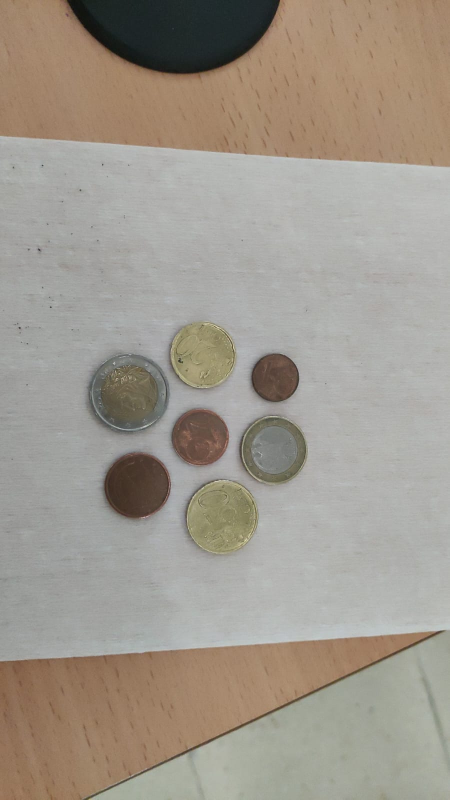
#> input picture monedas.jpg, 899 x 1599 px (shown at 1/2 size)
$ jupyter execute mascara_monedas.ipynb
#> lines starting #> are read from the running program, lines starting #| are printed output that depends on the picture; after the words box and inside, x2 and y2 are one past the last pixel; in counts of white or black regions, pixels touching at a corner belong together; long printed decimals are rounded
[cell 1]
import cv2 as cv
import numpy as np
from matplotlib import pyplot as plt

[cell 2]
src_monedas_orig = cv.imread("monedas.jpg")
#> src_monedas_orig is the input picture: shape (1599, 899, 3); mean B, G, R 141.1, 151.8, 159.2
src_monedas_orig = src_monedas_orig[500:1200]
#> src_monedas_orig: shape (700, 899, 3)
src_monedas = src_monedas_orig[:, :, 0]
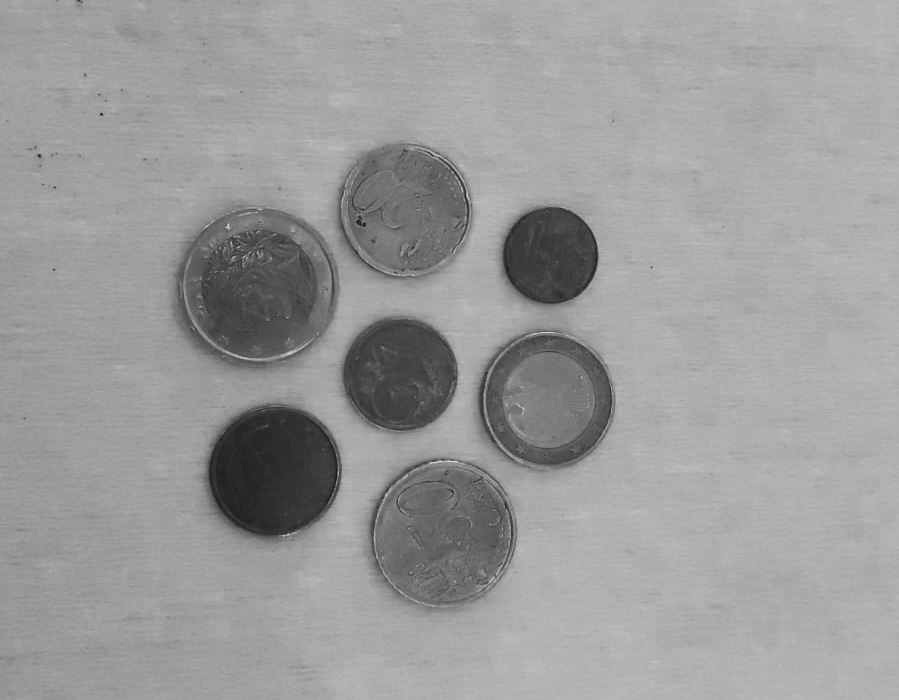
#> src_monedas: shape (700, 899); min 9, max 224, mean 154.7

plt.imshow(src_monedas,cmap="gray")

[cell 3]
kernel = np.ones((5,5),np.uint8)
src_monedas_dif = cv.GaussianBlur(src=src_monedas, ksize=(5,5), sigmaX=0, sigmaY=0)

ret1,src_monedas_binary = cv.threshold(src_monedas_dif,127,255,cv.THRESH_BINARY_INV)
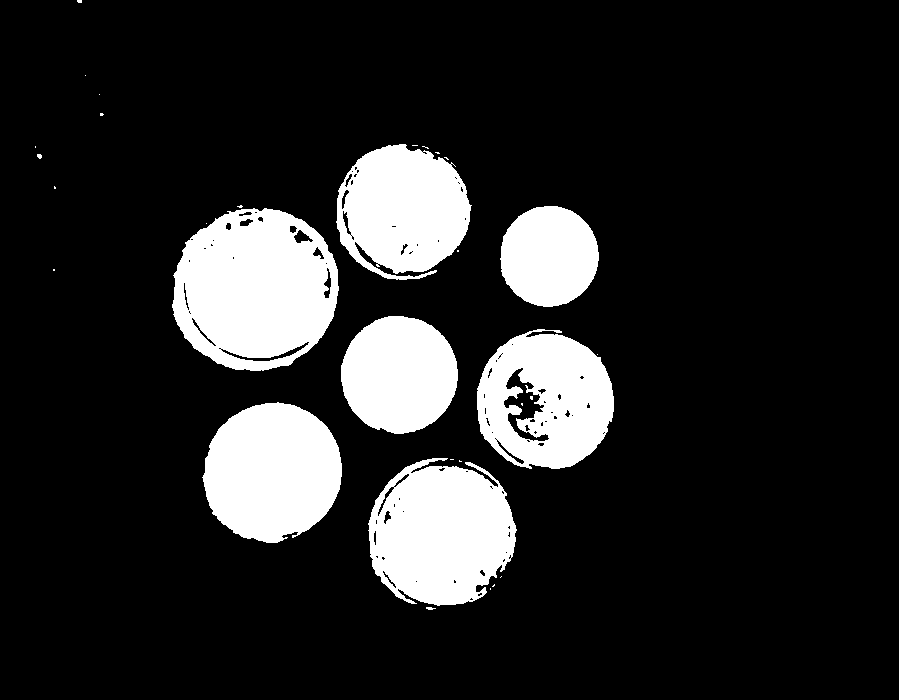
#> src_monedas_binary: shape (700, 899); 15.5% white; 31 white regions (22 under 20 px), largest, box (x1, y1, x2, y2) and area: (172, 208, 339, 371) 20473, (368, 458, 517, 606) 16437, (202, 402, 342, 543) 15107

plt.imshow(src_monedas_binary,cmap="gray")

[cell 4]
kernel = np.ones((5,5),np.uint8)
src_monedas_clean = cv.morphologyEx(src_monedas_binary, cv.MORPH_CLOSE, kernel, iterations=3)
#> src_monedas_clean: shape (700, 899); 16.2% white; 14 white regions (7 under 20 px), largest, box (x1, y1, x2, y2) and area: (172, 144, 472, 371) 35798, (368, 458, 517, 610) 17473, (202, 402, 342, 543) 15158

# kernel = np.ones((5,5),np.uint8)
src_monedas_clean = cv.morphologyEx(src_monedas_clean, cv.MORPH_OPEN, kernel, iterations=4)
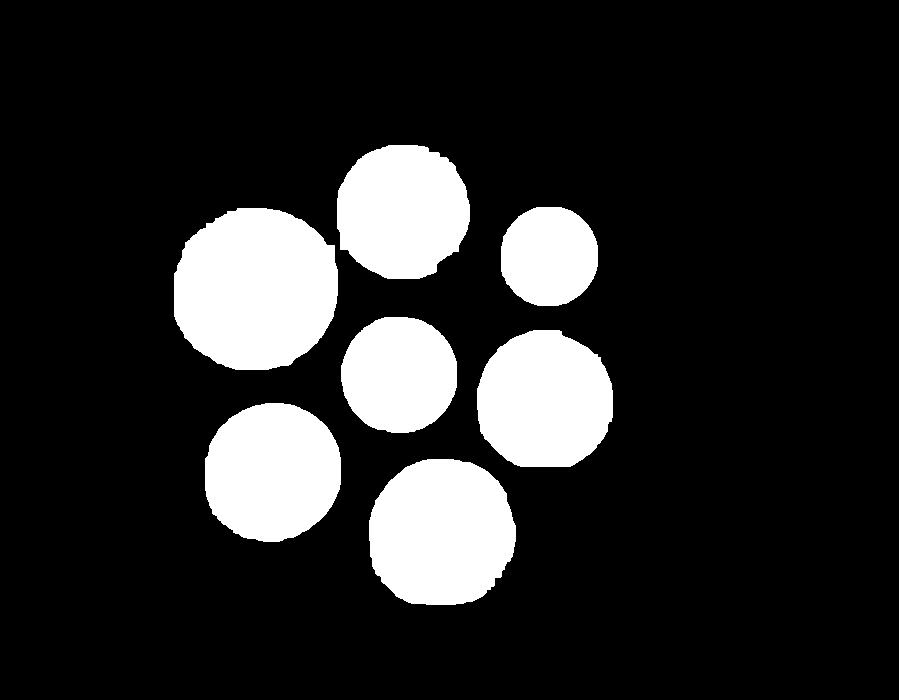
#> src_monedas_clean: shape (700, 899); 16.2% white; 7 white regions, largest, box (x1, y1, x2, y2) and area: (174, 208, 338, 370) 21435, (369, 459, 516, 605) 17398, (205, 403, 341, 542) 15108

# src_monedas_clean = cv.erode(src_monedas_clean,kernel,iterations=1)

fig,(ax1,ax2) = plt.subplots(1,2)

ax1.imshow(src_monedas,cmap="gray")
ax1.set_title("Org")
ax2.imshow(src_monedas_clean,cmap="gray")
ax2.set_title("Clean")

[cell 5]
mascara = cv.erode(src_monedas_clean,kernel,iterations=2)
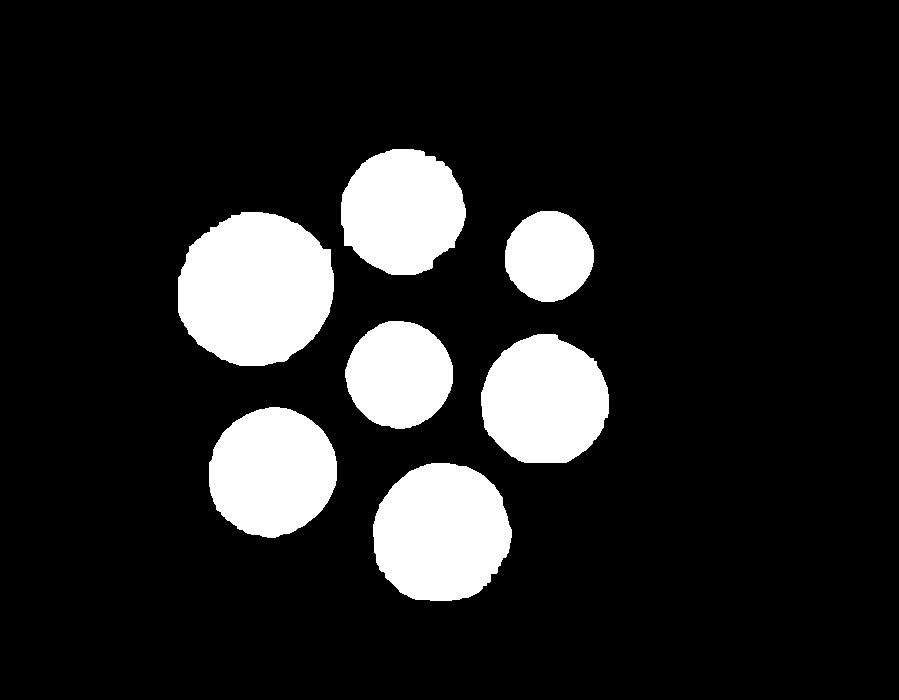
#> mascara: shape (700, 899); 13.9% white; 7 white regions, largest, box (x1, y1, x2, y2) and area: (178, 212, 334, 366) 18891, (373, 463, 512, 601) 15118, (209, 407, 337, 538) 12972

fig,(ax1,ax2) = plt.subplots(1,2)

ax1.imshow(src_monedas_clean,cmap="gray")
ax1.set_title("Org")
ax2.imshow(mascara,cmap="gray")
ax2.set_title("Clean")

### Obtencion del contorno
Una vez obtenida la mascara, pasaremos a sacar el contorno de las monedas

[cell 6]
ret, th = cv.threshold(mascara.copy(),127,255,0)
umbral_minimo = 50
umbral_maximo = 100
cn = cv.Canny(th,umbral_minimo,umbral_maximo)
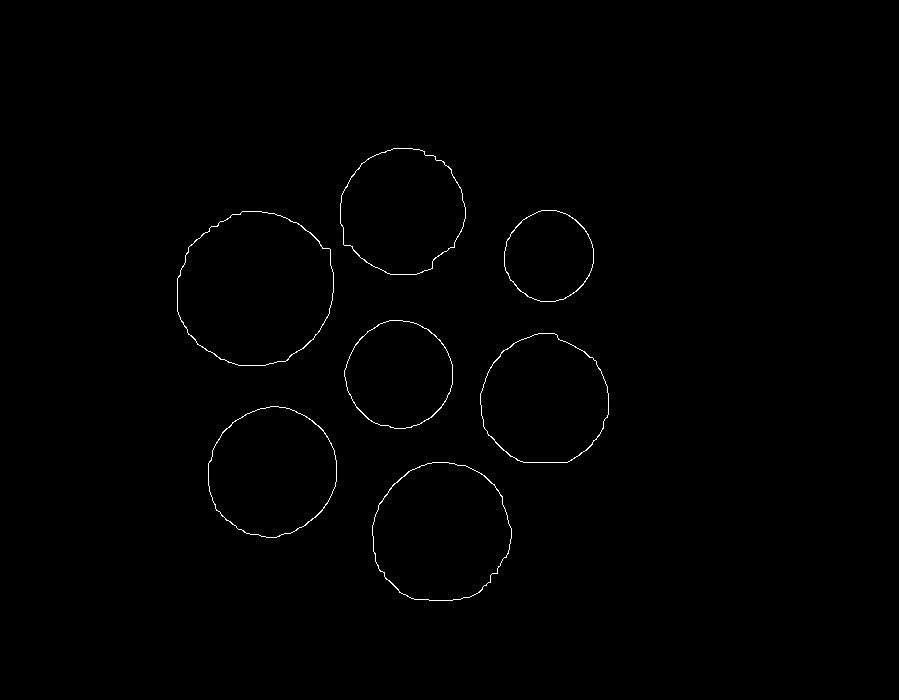
#> cn: shape (700, 899); 0.46% white in thin lines or dots, all inside (x1, y1, x2, y2) = (177, 148, 609, 601)
plt.imshow(cn,cmap="gray")

[cell 7]
approx=[]
contornos, jerarquia = cv.findContours(cn.copy(), cv.RETR_EXTERNAL, cv.CHAIN_APPROX_SIMPLE)
#> contornos = 7 contours; box (x1, y1, x2, y2) and area: (177, 211, 334, 366) 18934, (372, 462, 512, 601) 15132, (208, 406, 337, 538) 13002, (480, 333, 609, 463) 12916, (340, 148, 466, 275) 12206, (344, 320, 453, 429) 8972, (504, 210, 594, 302) 6312; jerarquia = [[1, -1, -1, -1], [2, 0, -1, -1], [3, 1, -1, -1], [4, 2, -1, -1], [5, 3, -1, -1], [6, 4, -1, -1], [-1, 5, -1, -1]]
print(len(contornos))
#| 7
#Recorremos todos los contornos
for cont in contornos:
  #Obtener los datos de cada contorno
  M = cv.moments(cont)
  #Si es distinto de cero para saber si existe
  if M['m00'] != 0:
    cx = int(M["m10"]/M['m00'])
    cy = int(M["m01"]/M['m00'])
    print(f"Centro: {cx}, {cy}")
    #Pintamos un circulo dentro en el centro del contorno
    cv.circle(src_monedas_orig, (cx, cy), 5, (255, 0, 0), 2)

  area = cv.contourArea(cont)
  #Calcular el perimetro
  perimetro = cv.arcLength(cont, True)
  print(f"Área: {area}  Perímetro: {perimetro}")
  #Obtenemos los datos para hacer un circulo rodeando el contorino.
  #Como el contorno es otra circunferencia, nos va a quedar una circunferencia mas clara y marcada
  (x,y),radius = cv.minEnclosingCircle(cont)
  cv.circle(src_monedas_orig,(int(x),int(y)),int(radius), (0,0,255),2)
  #Colocar el texto
  cv.putText(src_monedas_orig,f'{area}',(cx+10, cy),cv.FONT_HERSHEY_COMPLEX,1,(255,0,0),2,cv.LINE_AA)  #Colcular el area
  approx.append(cv.approxPolyDP(cont,0.01*perimetro,True))
#> this loop made 7 passes
#> (cx, cy, area, perimetro, x, y, radius) on passes 1 to 7: (440, 532, 15132.5, 470.2, 441.2, 533.3, 72.31), (271, 471, 13002, 431.3, 270.8, 471.7, 66.84), (543, 400, 12916.5, 430.2, 544.2, 399.1, 66.86), (398, 374, 8971.5, 356.4, 398.5, 373.8, 54.64), (254, 288, 18934.5, 523.3, 256.4, 287.2, 82.9), (548, 255, 6312.5, 297.3, 548, 255.5, 46.2), (401, 210, 12206.5, 428.8, 399.8, 210.5, 65.92)
#| Centro: 440, 532
#| Área: 15132.5  Perímetro: 470.233
#| Centro: 271, 471
#| Área: 13002.0  Perímetro: 431.304
#| Centro: 543, 400
#| Área: 12916.5  Perímetro: 430.233
#| Centro: 398, 374
#| Área: 8971.5  Perímetro: 356.434
#| Centro: 254, 288
#| Área: 18934.5  Perímetro: 523.345
#> (further printed lines are left out)
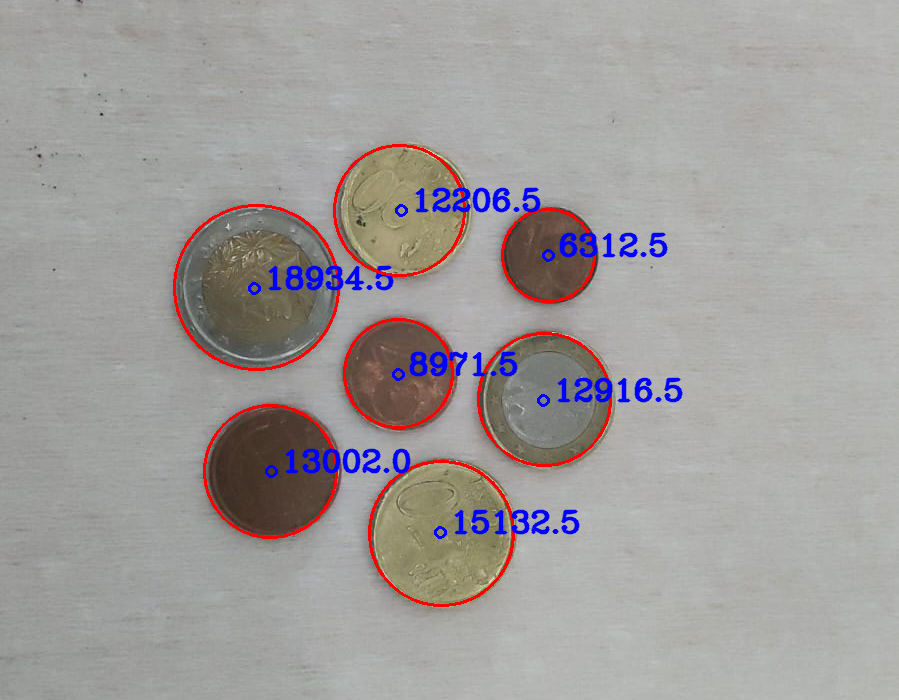
#> src_monedas_orig: shape (700, 899, 3); mean B, G, R 155.4, 156, 160.1
#> after the loop, approx = 7 contours; box (x1, y1, x2, y2) and area: (177, 214, 331, 366) 18514, (372, 465, 512, 599) 14724, (208, 406, 337, 538) 12776, (480, 333, 608, 463) 12672, (340, 148, 466, 275) 11946, (344, 320, 453, 428) 8778, (504, 210, 594, 302) 6166

cv.drawContours(src_monedas_orig, approx, -1, (0,255,0), 1)
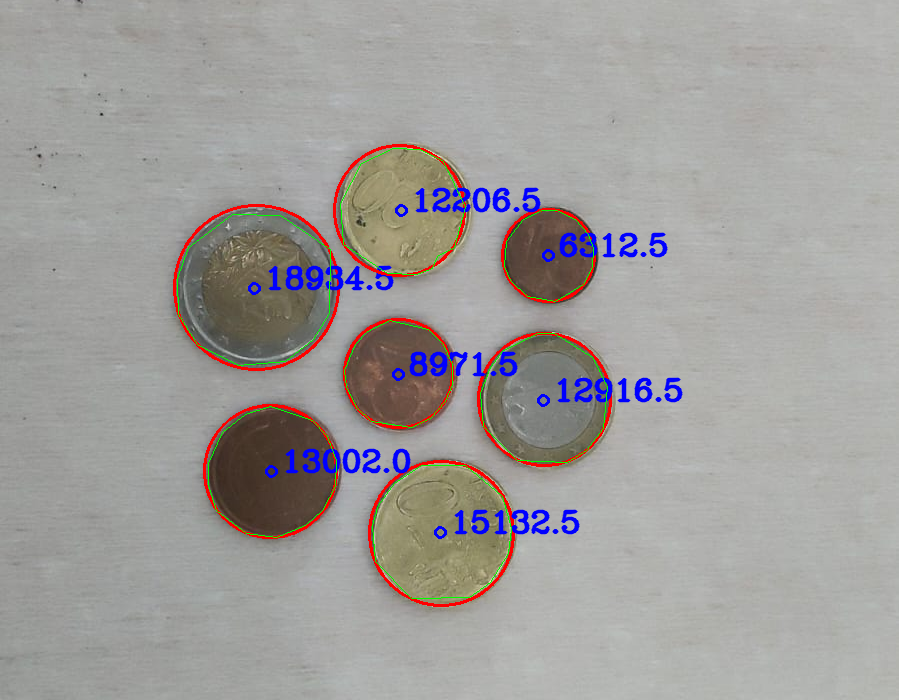
#> src_monedas_orig: shape (700, 899, 3); 0.39% of pixels changed, all inside (x1, y1, x2, y2) = (177, 148, 608, 599)
plt.imshow(src_monedas_orig)
